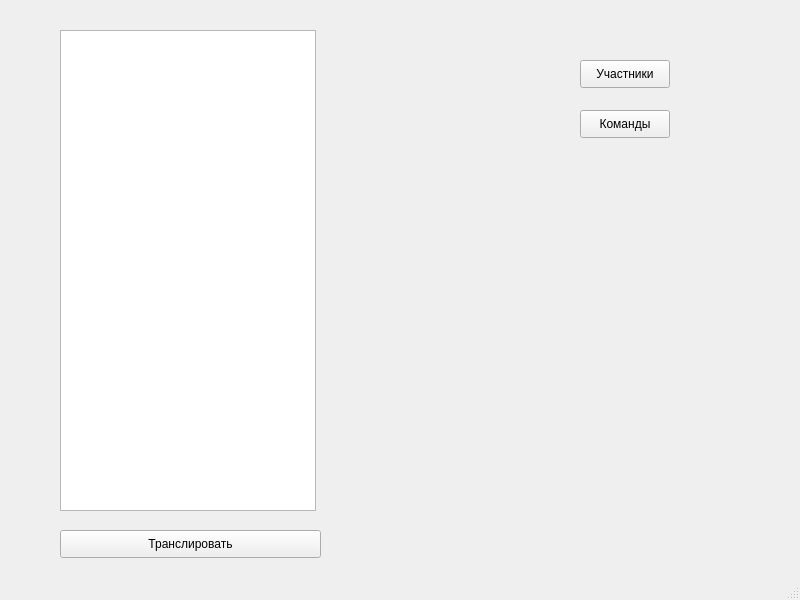
<?xml version="1.0" encoding="UTF-8"?>
<ui version="4.0">
 <class>MainWindow</class>
 <widget class="QMainWindow" name="MainWindow">
  <property name="geometry">
   <rect>
    <x>0</x>
    <y>0</y>
    <width>800</width>
    <height>600</height>
   </rect>
  </property>
  <property name="windowTitle">
   <string>MainWindow</string>
  </property>
  <widget class="QWidget" name="centralwidget">
   <widget class="QPushButton" name="show_teams_button">
    <property name="geometry">
     <rect>
      <x>580</x>
      <y>110</y>
      <width>90</width>
      <height>28</height>
     </rect>
    </property>
    <property name="text">
     <string>Команды</string>
    </property>
   </widget>
   <widget class="QPushButton" name="show_players_button">
    <property name="geometry">
     <rect>
      <x>580</x>
      <y>60</y>
      <width>90</width>
      <height>28</height>
     </rect>
    </property>
    <property name="text">
     <string>Участники</string>
    </property>
   </widget>
   <widget class="QPushButton" name="pushButton">
    <property name="geometry">
     <rect>
      <x>60</x>
      <y>530</y>
      <width>261</width>
      <height>28</height>
     </rect>
    </property>
    <property name="text">
     <string>Транслировать</string>
    </property>
   </widget>
   <widget class="QTableView" name="tableView">
    <property name="geometry">
     <rect>
      <x>60</x>
      <y>30</y>
      <width>256</width>
      <height>481</height>
     </rect>
    </property>
   </widget>
  </widget>
  <widget class="QStatusBar" name="statusbar"/>
 </widget>
 <resources/>
 <connections/>
</ui>
